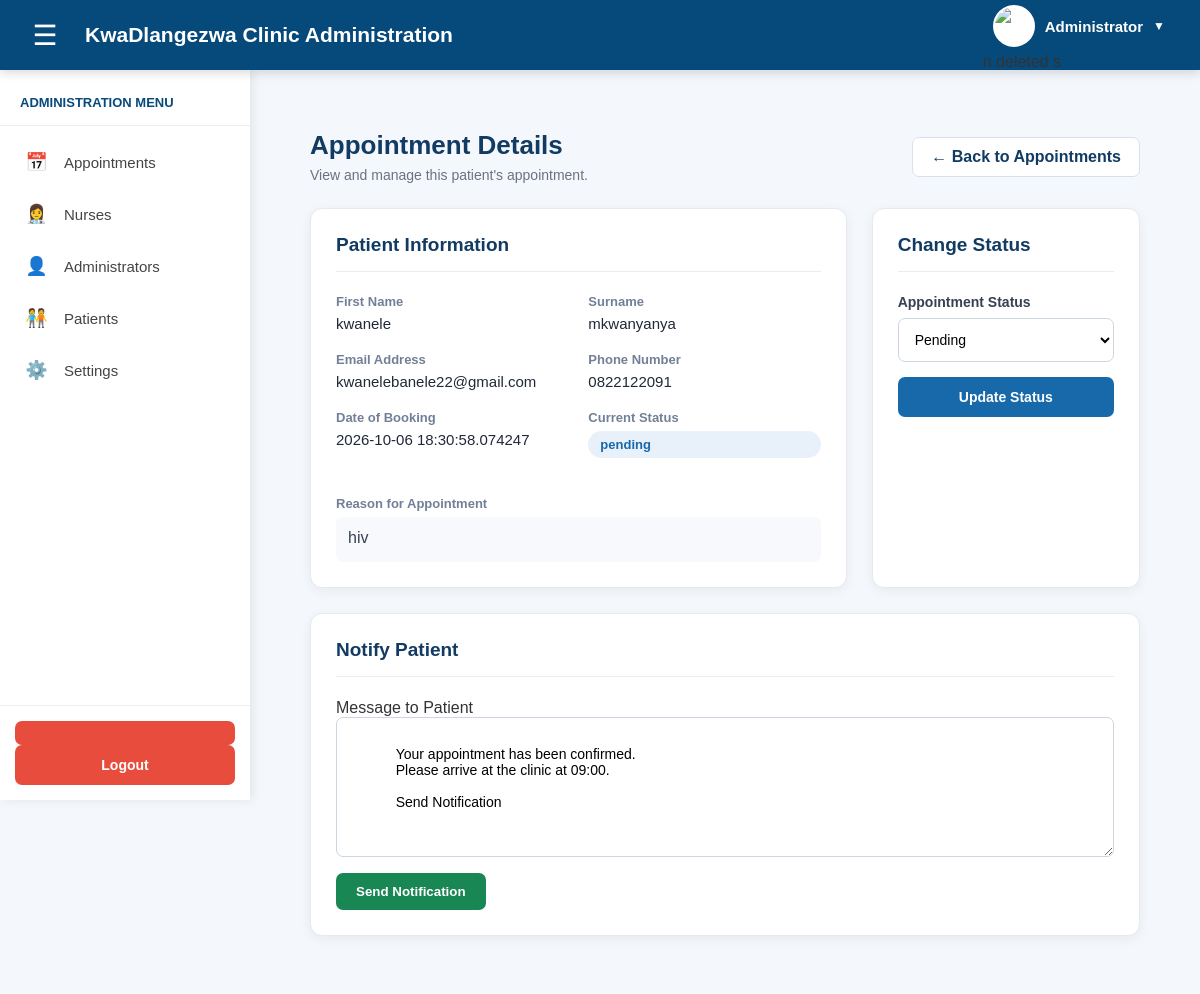
/appointment/19, run on the app's committed database.
### model.py (models this page shows)
class Appointments(db.Model):
    id = db.Column(
        db.Integer,
        primary_key=True
    )
    patient_id = db.Column(
        db.Integer,
        db.ForeignKey("patient.id"),
        nullable=True
    )
    name = db.Column(
        db.String(100),
        nullable=True
    )
    surname = db.Column(
        db.String(100),
        nullable=True
    )
    email = db.Column(
        db.String(100),
        nullable=True
    )
    phone_no = db.Column(
        db.String(100),
        nullable=True
    )
    reason = db.Column(
        db.String(100),
        nullable=True
    )
    status = db.Column(
        db.String(20),
        default="Pending",
        nullable=True
    )
    date_created = db.Column(
        db.DateTime,
        default=datetime.utcnow
    )
    patient = db.relationship(
        "Patient",
        backref="appointments"
    )

### main.py (the view)
@app.route("/appointment/<int:appointment_id>")
def appointment_details(appointment_id):
    appointment = Appointments.query.get_or_404(appointment_id)
    return render_template(
        "view.html",
        appointment=appointment
    )

### templates/view.html (shortened to what this page needs)
{% extends "logged_base.html" %}
{% block body %}
<div class="appointment-page">
    <div class="page-header">
        <div>
            <h2>Appointment Details</h2>
            <p>View and manage this patient's appointment.</p>
        </div>
        <a href="{{ url_for('dashboard') }}" class="back-btn">
            ← Back to Appointments
        </a>
    </div>
    <div class="appointment-grid">
        <div class="card">
            <h3>Patient Information</h3>
            <div class="details-grid">
                <div class="detail-item">
                    <label>First Name</label>
                    <h5>{{ appointment.name }}</h5>
                </div>
                <div class="detail-item">
                    <label>Surname</label>
                    <h5>{{ appointment.surname }}</h5>
                </div>
                <div class="detail-item">
                    <label>Email Address</label>
                    <h5>{{ appointment.email }}</h5>
                </div>
                <div class="detail-item">
                    <label>Phone Number</label>
                    <h5>{{ appointment.phone_no }}</h5>
                </div>
                <div class="detail-item">
                    <label>Date of Booking</label>
                    <h5>{{ appointment.date_created }}</h5>
                </div>
                <div class="detail-item">
                    <label>Current Status</label>
                    <span class="current-status">
                        {{ appointment.status }}
                    </span>
                </div>
                <div class="detail-item reason-box">
                    <label>Reason for Appointment</label>
                    <div class="reason">
                        {{ appointment.reason }}
                    </div>
                </div>
            </div>
        </div>
        <div class="card">
            <h3>Change Status</h3>
            <form
                action="{{ url_for('update_appointment_status', appointment_id=appointment.id) }}"
                method="POST"
                class="status-form"
            >
                <label for="status">
                    Appointment Status
                </label>
                <select name="status" id="status" required>
                    <option value="Pending"
                        {% if appointment.status == "Pending" %}selected{% endif %}>
                        Pending
                    </option>
                </select>
                <button type="submit" class="update-btn">
                    Update Status
                </button>
            </form>
        </div>
    </div>
    <div class="card notification-card">
        <h3>Notify Patient</h3>
        <form
            action="{{ url_for('send_patient_email', appointment_id=appointment.id) }}"
            method="POST"
        >
            <label for="message">
                Message to Patient
            </label>
            <textarea
                id="message"
                name="message"
                placeholder="Enter a message for the patient..."
                required
            >
            Your appointment has been confirmed.
            Please arrive at the clinic at 09:00.
            Send Notification </textarea>
            <button type="submit" class="send-btn">
                Send Notification
            </button>
        </form>
    </div>
</div>
{% endblock %}

### templates/logged_base.html (style rules this page uses)
* { margin: 0; padding: 0; box-sizing: border-box; }
body { font-family: Arial, Helvetica, sans-serif; background-color: #f4f8fc; color: #333; }

### templates/view.html (style rules this page uses)
.appointment-page { padding: 30px; background: #f4f7fb; min-height: calc(100vh - 70px); }
.page-header { display: flex; justify-content: space-between; align-items: center; margin-bottom: 25px; }
.page-header h2 { margin: 0; color: #123b63; font-size: 26px; }
.page-header p { margin-top: 6px; color: #6b7280; font-size: 14px; }
.back-btn { text-decoration: none; background: #ffffff; color: #123b63; border: 1px solid #d8e1eb; padding: 10px 18px; border-radius: 7px; font-weight: 600; transition: 0.2s; }
.appointment-grid { display: grid; grid-template-columns: 2fr 1fr; gap: 25px; }
.card { background: white; border-radius: 12px; padding: 25px; box-shadow: 0 3px 12px rgba(0, 0, 0, 0.06); border: 1px solid #e4eaf0; }
.card h3 { margin-top: 0; margin-bottom: 22px; color: #123b63; font-size: 19px; border-bottom: 1px solid #e7edf3; padding-bottom: 15px; }
.details-grid { display: grid; grid-template-columns: 1fr 1fr; gap: 20px; }
.detail-item { display: flex; flex-direction: column; gap: 6px; }
.detail-item label { font-size: 13px; color: #718096; font-weight: 600; }
.detail-item h5 { margin: 0; color: #1f2937; font-size: 15px; font-weight: 500; }
.reason-box { grid-column: span 2; }
.reason { background: #f7f9fc; padding: 12px; border-radius: 7px; color: #374151; min-height: 45px; }
.status-form { margin-top: 5px; }
.status-form label { display: block; color: #374151; font-weight: 600; font-size: 14px; margin-bottom: 8px; }
.status-form select { width: 100%; padding: 12px; border: 1px solid #ccd6e0; border-radius: 7px; background: white; font-size: 14px; outline: none; }
.update-btn { width: 100%; margin-top: 15px; padding: 12px; border: none; border-radius: 7px; background: #1769aa; color: white; font-size: 14px; font-weight: 600; cursor: pointer; transition: 0.2s; }
.notification-card { margin-top: 25px; }
.notification-card textarea { width: 100%; min-height: 140px; padding: 12px; border: 1px solid #ccd6e0; border-radius: 7px; resize: vertical; font-family: Arial, sans-serif; font-size: 14px; box-sizing: border-box; outline: none; }
.send-btn { margin-top: 12px; padding: 11px 20px; border: none; border-radius: 7px; background: #198754; color: white; font-weight: 600; cursor: pointer; }
.current-status { display: inline-block; padding: 6px 12px; border-radius: 20px; background: #e8f1fa; color: #1769aa; font-size: 13px; font-weight: 600; margin-bottom: 18px; }

### data on the page
Appointments: name "kwanele", surname "mkwanyanya", email "kwanelebanele22@gmail.com", phone_no "0822122091", date_created "2026-10-06 18:30:58.074247", status "pending", reason "hiv"
